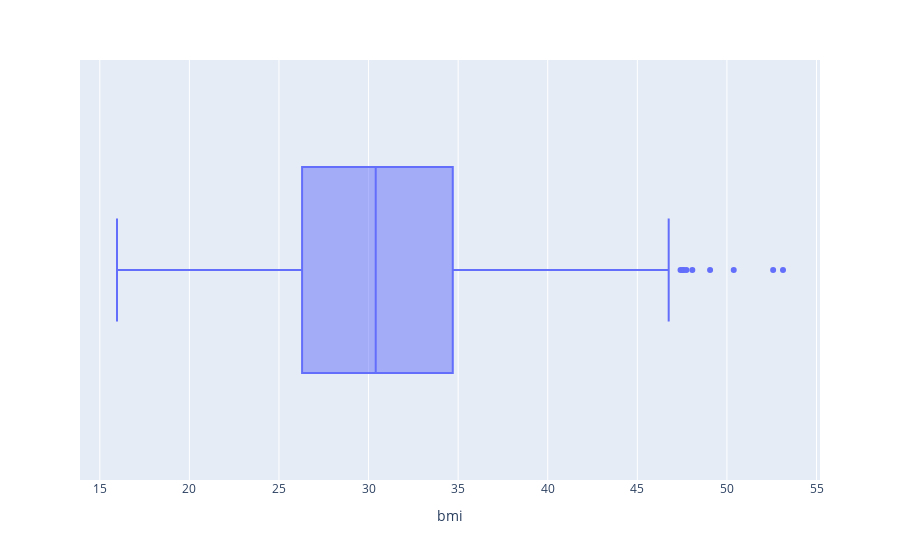

Source (notebook cell):
### Code cell
#bmi boxplot
px.box(insurance, x='bmi').show()

### Figure 1 — Plotly figure (JSON) as saved in the notebook; plotly's stock layout.template omitted (floating-point values rounded to 4 significant figures; data arrays with more than 128 entries replaced by an {"elided": "..."} marker saying what was removed)
{"data": [{"alignmentgroup": "True", "hovertemplate": "bmi=%{x}<extra></extra>", "legendgroup": "", "marker": {"color": "#636efa"}, "name": "", "notched": false, "offsetgroup": "", "orientation": "h", "showlegend": false, "type": "box", "x": {"elided": "1338 float values"}, "x0": " ", "xaxis": "x", "y0": " ", "yaxis": "y"}], "layout": {"boxmode": "group", "legend": {"tracegroupgap": 0}, "margin": {"t": 60}, "xaxis": {"anchor": "y", "domain": [0, 1], "title": {"text": "bmi"}}, "yaxis": {"anchor": "x", "domain": [0, 1]}}}
